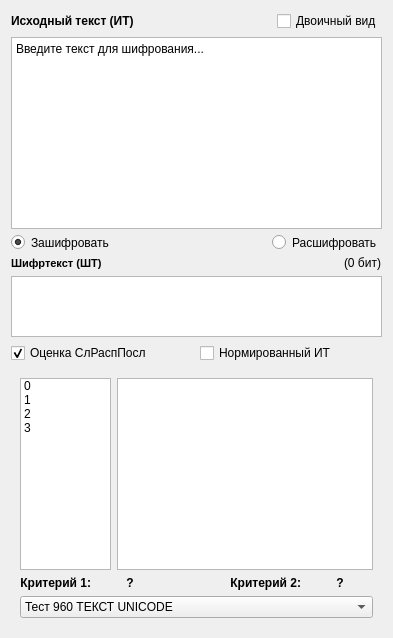
          <widget class="QWidget" name="page_6">
           <layout class="QGridLayout" name="gridLayout_9">
            <item row="2" column="0" colspan="2">
             <layout class="QHBoxLayout" name="horizontalLayout_2">
              <item>
               <widget class="QLabel" name="label_4">
                <property name="font">
                 <font>
                  <weight>75</weight>
                  <bold>true</bold>
                 </font>
                </property>
                <property name="text">
                 <string>Исходный текст (ИТ)</string>
                </property>
               </widget>
              </item>
              <item alignment="Qt::AlignRight">
               <widget class="QCheckBox" name="checkBox">
                <property name="text">
                 <string>Двоичный вид</string>
                </property>
               </widget>
              </item>
             </layout>
            </item>
            <item row="3" column="0" colspan="2">
             <widget class="EditIsxod" name="plainTextEdit">
              <property name="contextMenuPolicy">
               <enum>Qt::NoContextMenu</enum>
              </property>
              <property name="plainText">
               <string>Введите текст для шифрования...</string>
              </property>
             </widget>
            </item>
            <item row="10" column="0" colspan="2">
             <layout class="QHBoxLayout" name="horizontalLayout">
              <item>
               <widget class="QCheckBox" name="checkBox_3">
                <property name="text">
                 <string>Оценка СлРаспПосл</string>
                </property>
                <property name="checked">
                 <bool>true</bool>
                </property>
               </widget>
              </item>
              <item>
               <widget class="QCheckBox" name="checkBox_5">
                <property name="text">
                 <string>Нормированный ИТ</string>
                </property>
               </widget>
              </item>
             </layout>
            </item>
            <item row="9" column="0" colspan="2">
             <widget class="EditShifr2" name="plainTextEdit_6">
              <property name="maximumSize">
               <size>
                <width>16777215</width>
                <height>61</height>
               </size>
              </property>
              <property name="contextMenuPolicy">
               <enum>Qt::NoContextMenu</enum>
              </property>
              <property name="readOnly">
               <bool>false</bool>
              </property>
             </widget>
            </item>
            <item row="4" column="1" alignment="Qt::AlignRight">
             <widget class="QRadioButton" name="radioButton_2">
              <property name="maximumSize">
               <size>
                <width>16777215</width>
                <height>15</height>
               </size>
              </property>
              <property name="text">
               <string>Расшифровать</string>
              </property>
             </widget>
            </item>
            <item row="4" column="0">
             <widget class="QRadioButton" name="radioButton">
              <property name="maximumSize">
               <size>
                <width>16777215</width>
                <height>15</height>
               </size>
              </property>
              <property name="text">
               <string>Зашифровать</string>
              </property>
              <property name="checked">
               <bool>true</bool>
              </property>
             </widget>
            </item>
            <item row="8" column="0" colspan="2">
             <layout class="QHBoxLayout" name="horizontalLayout_3">
              <property name="spacing">
               <number>6</number>
              </property>
              <item>
               <widget class="QLabel" name="label_11">
                <property name="font">
                 <font>
                  <family>MS Shell Dlg 2</family>
                  <pointsize>8</pointsize>
                  <weight>75</weight>
                  <bold>true</bold>
                 </font>
                </property>
                <property name="text">
                 <string>Шифртекст (ШТ)</string>
                </property>
               </widget>
              </item>
              <item alignment="Qt::AlignRight">
               <widget class="QLabel" name="label_14">
                <property name="frameShape">
                 <enum>QFrame::NoFrame</enum>
                </property>
                <property name="text">
                 <string>(0 бит)</string>
                </property>
               </widget>
              </item>
             </layout>
            </item>
            <item row="12" column="0" colspan="2">
             <widget class="QStackedWidget" name="stackedWidget">
              <property name="currentIndex">
               <number>1</number>
              </property>
              <widget class="QWidget" name="page_3">
               <layout class="QGridLayout" name="gridLayout_15">
                <item row="0" column="0">
                 <widget class="QPlainTextEdit" name="plainTextEdit_7">
                  <property name="readOnly">
                   <bool>true</bool>
                  </property>
                 </widget>
                </item>
               </layout>
              </widget>
              <widget class="QWidget" name="page_4">
               <layout class="QGridLayout" name="gridLayout_5">
                <item row="1" column="0" colspan="3">
                 <layout class="QGridLayout" name="gridLayout_16">
                  <item row="0" column="0" rowspan="3">
                   <widget class="QLabel" name="label_16">
                    <property name="font">
                     <font>
                      <weight>75</weight>
                      <bold>true</bold>
                     </font>
                    </property>
                    <property name="text">
                     <string>Критерий 1:</string>
                    </property>
                    <property name="alignment">
                     <set>Qt::AlignRight|Qt::AlignTrailing|Qt::AlignVCenter</set>
                    </property>
                   </widget>
                  </item>
                  <item row="0" column="1" rowspan="3">
                   <widget class="QLabel" name="label_17">
                    <property name="font">
                     <font>
                      <weight>75</weight>
                      <bold>true</bold>
                     </font>
                    </property>
                    <property name="text">
                     <string>?</string>
                    </property>
                    <property name="alignment">
                     <set>Qt::AlignCenter</set>
                    </property>
                   </widget>
                  </item>
                  <item row="0" column="2" rowspan="3" colspan="2">
                   <widget class="QLabel" name="label_15">
                    <property name="font">
                     <font>
                      <weight>75</weight>
                      <bold>true</bold>
                     </font>
                    </property>
                    <property name="text">
                     <string>Критерий 2:</string>
                    </property>
                    <property name="alignment">
                     <set>Qt::AlignRight|Qt::AlignTrailing|Qt::AlignVCenter</set>
                    </property>
                   </widget>
                  </item>
                  <item row="0" column="4" rowspan="3">
                   <widget class="QLabel" name="label_18">
                    <property name="font">
                     <font>
                      <weight>75</weight>
                      <bold>true</bold>
                     </font>
                    </property>
                    <property name="text">
                     <string>?</string>
                    </property>
                    <property name="alignment">
                     <set>Qt::AlignCenter</set>
                    </property>
                   </widget>
                  </item>
                 </layout>
                </item>
                <item row="0" column="1" colspan="2">
                 <widget class="QGraphicsView" name="graphicsView">
                  <property name="minimumSize">
                   <size>
                    <width>0</width>
                    <height>100</height>
                   </size>
                  </property>
                  <property name="verticalScrollBarPolicy">
                   <enum>Qt::ScrollBarAlwaysOff</enum>
                  </property>
                  <property name="horizontalScrollBarPolicy">
                   <enum>Qt::ScrollBarAlwaysOff</enum>
                  </property>
                 </widget>
                </item>
                <item row="0" column="0">
                 <widget class="QListWidget" name="listWidget_2">
                  <property name="sizePolicy">
                   <sizepolicy hsizetype="Fixed" vsizetype="Expanding">
                    <horstretch>0</horstretch>
                    <verstretch>0</verstretch>
                   </sizepolicy>
                  </property>
                  <property name="minimumSize">
                   <size>
                    <width>0</width>
                    <height>100</height>
                   </size>
                  </property>
                  <property name="maximumSize">
                   <size>
                    <width>91</width>
                    <height>16777215</height>
                   </size>
                  </property>
                  <property name="isWrapping" stdset="0">
                   <bool>false</bool>
                  </property>
                  <property name="layoutMode">
                   <enum>QListView::SinglePass</enum>
                  </property>
                  <property name="viewMode">
                   <enum>QListView::ListMode</enum>
                  </property>
                  <item>
                   <property name="text">
                    <string>0</string>
                   </property>
                  </item>
                  <item>
                   <property name="text">
                    <string>1</string>
                   </property>
                  </item>
                  <item>
                   <property name="text">
                    <string>2</string>
                   </property>
                  </item>
                  <item>
                   <property name="text">
                    <string>3</string>
                   </property>
                  </item>
                 </widget>
                </item>
                <item row="2" column="0" colspan="3">
                 <widget class="QComboBox" name="comboBox">
                  <item>
                   <property name="text">
                    <string>Тест 960 ТЕКСТ UNICODE</string>
                   </property>
                  </item>
                  <item>
                   <property name="text">
                    <string>Тест 960 00000000</string>
                   </property>
                  </item>
                  <item>
                   <property name="text">
                    <string>Тест 960 RANDOM</string>
                   </property>
                  </item>
                  <item>
                   <property name="text">
                    <string>Тест 5040 ТЕКСТ UNICODE</string>
                   </property>
                  </item>
                  <item>
                   <property name="text">
                    <string>Тест 5040 00000000</string>
                   </property>
                  </item>
                  <item>
                   <property name="text">
                    <string>Тест 5040 RANDOM</string>
                   </property>
                  </item>
                  <item>
                   <property name="text">
                    <string>Тест 24480 ТЕКСТ UNICODE</string>
                   </property>
                  </item>
                  <item>
                   <property name="text">
                    <string>Тест 24480 00000000</string>
                   </property>
                  </item>
                  <item>
                   <property name="text">
                    <string>Тест 24480 RANDOM</string>
                   </property>
                  </item>
                 </widget>
                </item>
               </layout>
              </widget>
             </widget>
            </item>
           </layout>
          </widget>
